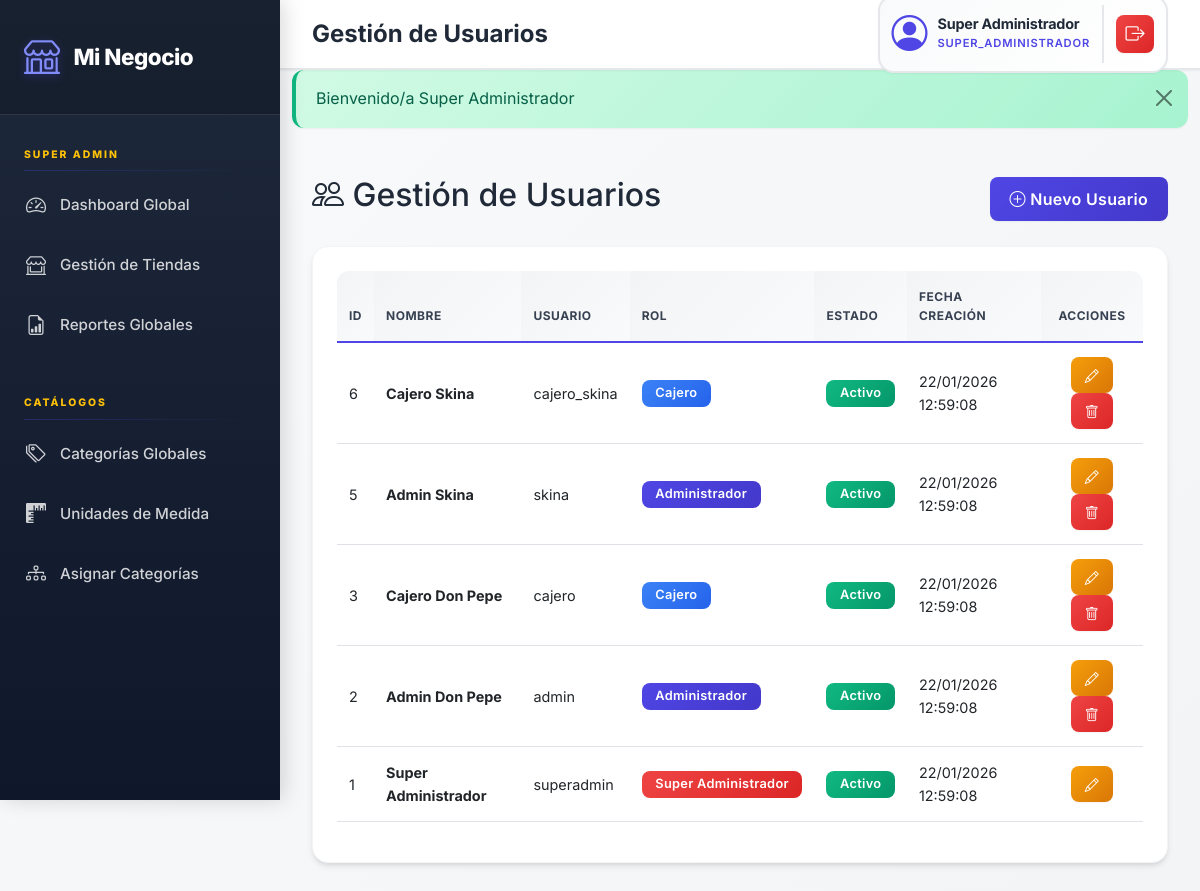
The page /views/admin/usuarios.php (signed in) on the database its author committed.
### tables this page shows
CREATE TABLE `usuarios` (
  `id` int(11) NOT NULL,
  `tienda_id` int(11) DEFAULT NULL,
  `nombre` varchar(100) NOT NULL,
  `usuario` varchar(50) NOT NULL,
  `password` varchar(255) NOT NULL,
  `rol` enum('SUPER_ADMINISTRADOR','ADMINISTRADOR','CAJERO') NOT NULL DEFAULT 'CAJERO',
  `activo` tinyint(1) NOT NULL DEFAULT 1,
  `created_at` timestamp NOT NULL DEFAULT current_timestamp(),
  `updated_at` timestamp NOT NULL DEFAULT current_timestamp() ON UPDATE current_timestamp()
);

### config/config.php (called while the page is built, shortened)
<?php
function formatDate($date) {
    return date('d/m/Y H:i:s', strtotime($date));
}
function e($value) {
    return htmlspecialchars((string)$value, ENT_QUOTES, 'UTF-8');
}

### views/admin/usuarios.php (the view, shortened to what this page needs)
<?php
require_once '../../config/config.php';
include '../layouts/header.php';
$db = Database::getInstance()->getConnection();
$sql = "SELECT * FROM usuarios WHERE 1=1";
$sql .= " ORDER BY id DESC";
$stmt = $db->query($sql);
$usuarios = $stmt->fetchAll();
?>
<div class="row">
    <div class="col-12">
        <div class="d-flex justify-content-between align-items-center mb-4">
            <h2><i class="bi bi-people"></i> Gestión de Usuarios</h2>
            <button type="button" class="btn btn-primary" id="btnNuevoUsuario" data-bs-toggle="modal" data-bs-target="#modalUsuario">
                <i class="bi bi-plus-circle"></i> Nuevo Usuario
            </button>
        </div>
    </div>
</div>
<div class="row">
    <div class="col-12">
        <div class="card">
            <div class="card-body">
                <div class="table-responsive">
                    <table class="table table-hover" id="tablaUsuarios">
                        <thead>
                            <tr>
                                <th>ID</th>
                                <th>Nombre</th>
                                <th>Usuario</th>
                                <th>Rol</th>
                                <th>Estado</th>
                                <th>Fecha Creación</th>
                                <th class="text-center">Acciones</th>
                            </tr>
                        </thead>
                        <tbody>
                            <?php foreach ($usuarios as $usuario): ?>
                            <tr>
                                <td><?php echo e($usuario['id']); ?></td>
                                <td><strong><?php echo e($usuario['nombre']); ?></strong></td>
                                <td><?php echo e($usuario['usuario']); ?></td>
                                <td>
                                    <?php if ($usuario['rol'] === 'SUPER_ADMINISTRADOR'): ?>
                                        <span class="badge bg-danger">Super Administrador</span>
                                    <?php elseif ($usuario['rol'] === 'ADMINISTRADOR'): ?>
                                        <span class="badge bg-primary">Administrador</span>
                                    <?php else: ?>
                                        <span class="badge bg-info">Cajero</span>
                                    <?php endif; ?>
                                </td>
                                <td>
                                    <?php if ($usuario['activo']): ?>
                                        <span class="badge bg-success">Activo</span>
                                    <?php else: ?>
                                        <span class="badge bg-danger">Inactivo</span>
                                    <?php endif; ?>
                                </td>
                                <td><?php echo e(formatDate($usuario['created_at'])); ?></td>
                                <td class="text-center">
                                    <button class="btn btn-sm btn-warning btn-edit"
                                            data-id="<?php echo e($usuario['id']); ?>"
                                            data-nombre="<?php echo e($usuario['nombre']); ?>"
                                            data-usuario="<?php echo e($usuario['usuario']); ?>"
                                            data-rol="<?php echo e($usuario['rol']); ?>"
                                            data-activo="<?php echo e($usuario['activo']); ?>">
                                        <i class="bi bi-pencil"></i>
                                    </button>
                                    <?php if ($usuario['id'] != $_SESSION['user_id']): ?>
                                    <button class="btn btn-sm btn-danger btn-delete"
                                            data-id="<?php echo e($usuario['id']); ?>"
                                            data-nombre="<?php echo e($usuario['nombre']); ?>">
                                        <i class="bi bi-trash"></i>
                                    </button>
                                    <?php endif; ?>
                                </td>
                            </tr>
                            <?php endforeach; ?>
                        </tbody>
                    </table>
                </div>
            </div>
        </div>
    </div>
</div>
<?php
include '../layouts/footer.php';
?>

### assets/css/style.css (style rules this page uses)
:root { --primary-color: #4F46E5; --primary-dark: #4338CA; --primary-light: #818CF8; --secondary-color: #64748B; --success-color: #10B981; --danger-color: #EF4444; --warning-color: #F59E0B; --info-color: #3B82F6; --gray-50: #F9FAFB; --gray-100: #F3F4F6; --gray-200: #E5E7EB; --gray-300: #D1D5DB; --gray-600: #4B5563; --gray-700: #374151; --gray-800: #1F2937; --gray-900: #111827; --font-primary: 'Inter', -apple-system, BlinkMacSystemFont, 'Segoe UI', sans-serif; --font-mono: 'JetBrains Mono', 'Courier New', monospace; --spacing-xs: 0.25rem; --spacing-sm: 0.5rem; --spacing-md: 1rem; --spacing-lg: 1.5rem; --spacing-xl: 2rem; --radius-sm: 0.375rem; --radius-md: 0.5rem; --radius-lg: 0.75rem; --radius-xl: 1rem; --shadow-sm: 0 1px 2px 0 rgba(0, 0, 0, 0.05); --shadow-md: 0 4px 6px -1px rgba(0, 0, 0, 0.1), 0 2px 4px -1px rgba(0, 0, 0, 0.06); --shadow-lg: 0 10px 15px -3px rgba(0, 0, 0, 0.1), 0 4px 6px -2px rgba(0, 0, 0, 0.05); --shadow-xl: 0 20px 25px -5px rgba(0, 0, 0, 0.1), 0 10px 10px -5px rgba(0, 0, 0, 0.04); }
* { margin: 0; padding: 0; box-sizing: border-box; }
body { font-family: var(--font-primary); background: linear-gradient(135deg, var(--gray-50) 0%, var(--gray-100) 100%); background-attachment: fixed; color: var(--gray-800); line-height: 1.6; min-height: 100vh; overflow-x: hidden; -webkit-font-smoothing: antialiased; -moz-osx-font-smoothing: grayscale; }
.card { border: none; border-radius: var(--radius-xl); box-shadow: var(--shadow-md); transition: all 0.3s cubic-bezier(0.4, 0, 0.2, 1); background: white; overflow: hidden; border: 1px solid var(--gray-100); }
.card-body { padding: 1.5rem; }
.btn { border-radius: var(--radius-md); font-weight: 600; padding: 0.625rem 1.25rem; transition: all 0.3s ease; border: none; box-shadow: var(--shadow-sm); letter-spacing: 0.3px; }
.btn-primary { background: linear-gradient(135deg, var(--primary-color) 0%, var(--primary-dark) 100%); }
.btn-danger { background: linear-gradient(135deg, #EF4444 0%, #DC2626 100%); }
.btn-warning { background: linear-gradient(135deg, #F59E0B 0%, #D97706 100%); color: white !important; }
.btn-sm { padding: 0.375rem 0.875rem; font-size: 0.875rem; min-height: 36px; }
.table { font-size: 0.9rem; }
.table thead th { background: linear-gradient(135deg, var(--gray-100) 0%, var(--gray-50) 100%); border-bottom: 2px solid var(--primary-color); font-weight: 700; text-transform: uppercase; font-size: 0.75rem; color: var(--gray-700); letter-spacing: 0.5px; padding: 1rem 0.75rem; }
.table tbody tr { transition: all 0.2s ease; }
.table tbody td { padding: 0.875rem 0.75rem; vertical-align: middle; }
.table-responsive { border-radius: var(--radius-lg); overflow-x: auto; overflow-y: hidden; -webkit-overflow-scrolling: touch; }
.table-responsive > table { min-width: 600px; }
.badge { font-weight: 600; padding: 0.45rem 0.85rem; border-radius: var(--radius-md); letter-spacing: 0.3px; font-size: 0.8rem; }
.badge.bg-success { background: linear-gradient(135deg, #10B981 0%, #059669 100%) !important; }
.badge.bg-danger { background: linear-gradient(135deg, #EF4444 0%, #DC2626 100%) !important; }
.badge.bg-info { background: linear-gradient(135deg, #3B82F6 0%, #2563EB 100%) !important; }
.bg-primary { background: linear-gradient(135deg, var(--primary-color) 0%, var(--primary-dark) 100%) !important; color: white !important; }
.bg-success { background: linear-gradient(135deg, #10B981 0%, #059669 100%) !important; color: white !important; }
.bg-danger { background: linear-gradient(135deg, #EF4444 0%, #DC2626 100%) !important; color: white !important; }
.bg-info { background: linear-gradient(135deg, #3B82F6 0%, #2563EB 100%) !important; color: white !important; }

### rows shown on the page
usuarios: id "6", nombre "Cajero Skina", usuario "cajero_skina", rol "Cajero", activo "Activo", created_at "22/01/2026 12:59:08"
usuarios: id "5", nombre "Admin Skina", usuario "skina", rol "Administrador", activo "Activo", created_at "22/01/2026 12:59:08"
usuarios: id "3", nombre "Cajero Don Pepe", usuario "cajero", rol "Cajero", activo "Activo", created_at "22/01/2026 12:59:08"
usuarios: id "2", nombre "Admin Don Pepe", usuario "admin", rol "Administrador", activo "Activo", created_at "22/01/2026 12:59:08"
usuarios: id "1", nombre "Super Administrador", usuario "superadmin", activo "Activo", created_at "22/01/2026 12:59:08"

### other values the page prints
$page_title "Gestión de Usuarios"
$_SESSION['nombre'] "Super Administrador"
$_SESSION['rol'] "SUPER_ADMINISTRADOR"
$flash['message'] "Bienvenido/a Super Administrador"
